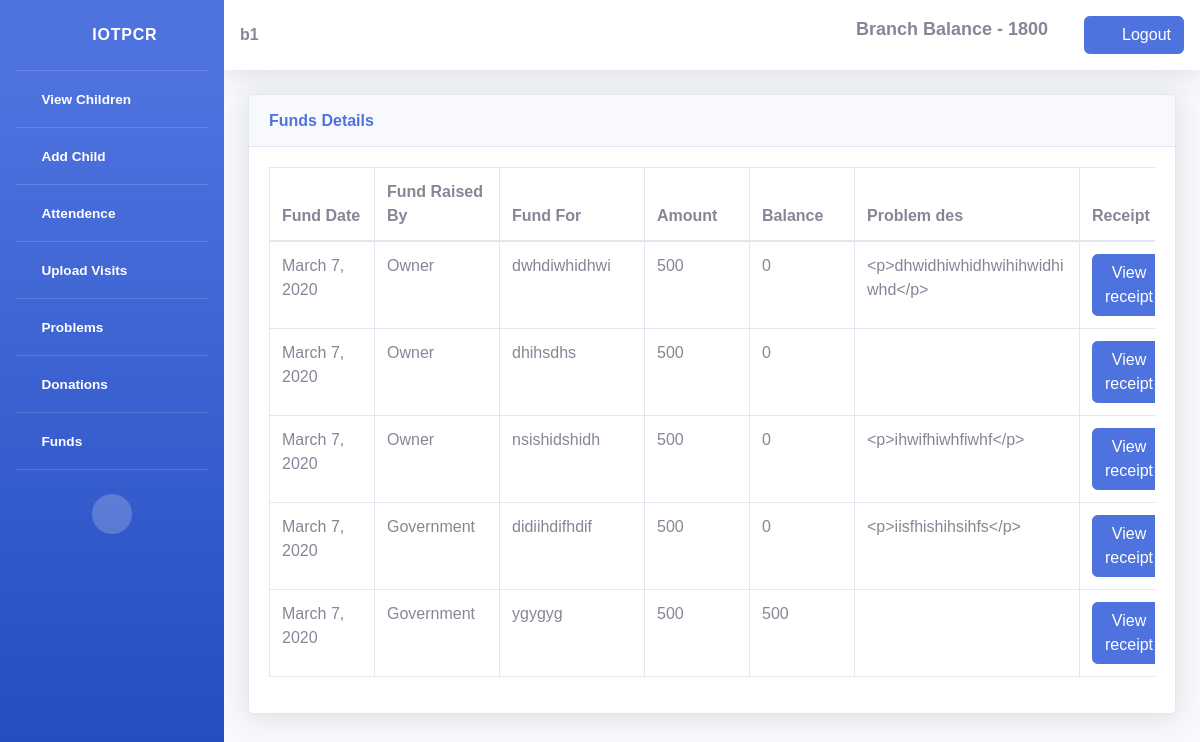
The app's page /govnportal/branch/branchraisedfunds (signed in) with its own data.
### govnportal/models.py (models this page shows)
class Funds(models.Model):
    organization = models.ForeignKey(Organization, on_delete=models.CASCADE)
    branch = models.ForeignKey(Branches, on_delete=models.CASCADE)
    problem = models.ForeignKey(Problem, on_delete=models.CASCADE, null=True)
    fundid = models.IntegerField()
    fundfor = models.CharField(max_length=200)
    fundraisedby = models.CharField(max_length=200)
    amount = models.IntegerField()
    paymentmode = models.CharField(max_length=200)
    paymentimage = models.ImageField()
    date = models.DateField(null=True)
    balance = models.IntegerField(null=True)
    completestatus = models.CharField(max_length=200, null=True)

class Problem(models.Model):
    organization = models.ForeignKey(Organization, on_delete=models.CASCADE)
    branch = models.ForeignKey(Branches, on_delete=models.CASCADE)
    problemname = models.CharField(max_length=200)
    problemdes = models.CharField(max_length=10000)
    problemid = models.IntegerField()
    photo = models.ImageField(null=True)
    date = models.DateField()
    orgacceptance = models.CharField(max_length=100)
    solved = models.CharField(max_length=100)

### govnportal/views.py (the view)
def branchraisedfunds(request):
    link = 'govnportal/branchraisedfunds.html'
    pbranchid = request.session['branchid']
    branchobj = Branches.objects.get(branchid=pbranchid)
    funds = Funds.objects.filter(branch=branchobj)
    branchbal = branchobj.balance
    context = {
        'data': funds,
        'balance': branchbal
    }
    return render(request,link,context)

### govnportal/templates/govnportal/branchraisedfunds.html (shortened to what this page needs)
{% load static %}
<!DOCTYPE html>
<html>
<head>
    <link href="{% static 'vendor/fontawesome-free/css/all.min.css' %}" rel="stylesheet" type="text/css">
    <link href="{% static 'css/sb-admin-2.min.css' %}" rel="stylesheet">
    <link href="{% static 'vendor/datatables/dataTables.bootstrap4.min.css' %}" rel="stylesheet">
</head>
{% if request.session.sessiondata == None %}
<body onload="myFunction()">
</body>
{% else %}
<body id="page-top">
  <div id="wrapper">
    <ul class="navbar-nav bg-gradient-primary sidebar sidebar-dark accordion" id="accordionSidebar">
      <a class="sidebar-brand d-flex align-items-center justify-content-center" href="{% url 'index' %}">
        <div class="sidebar-brand-icon rotate-n-15">
          <i class="fas fa-laugh-wink"></i>
        </div>
        <div class="sidebar-brand-text mx-3">IOTPCR</div>
      </a>
      <hr class="sidebar-divider my-0">
      <li class="nav-item active">
        <a class="nav-link" href="{% url 'branchhome' %}">
          <i class="fas fa-fw fa-tachometer-alt"></i>
          <span>View Children</span></a>
      </li>
      <hr class="sidebar-divider my-0">
      <li class="nav-item active">
        <a class="nav-link" href="{% url 'addchild' %}">
          <i class="fas fa-fw fa-tachometer-alt"></i>
          <span>Add Child</span></a>
      </li>
      <hr class="sidebar-divider my-0">
      <li class="nav-item active">
        <a class="nav-link" href="#" data-toggle="collapse" data-target="#collapseatt" aria-expanded="true" aria-controls="collapseatt">
          <i class="fas fa-fw fa-cog"></i>
          <span>Attendence</span>
        </a>
      </li>
      <hr class="sidebar-divider my-0">
      <li class="nav-item active">
        <a class="nav-link" href="#" data-toggle="collapse" data-target="#collapsevisit" aria-expanded="true" aria-controls="collapsevisit">
          <i class="fas fa-fw fa-cog"></i>
          <span>Upload Visits</span>
        </a>
      </li>
      <hr class="sidebar-divider my-0">
      <li class="nav-item active">
        <a class="nav-link" href="#" data-toggle="collapse" data-target="#collapseprob" aria-expanded="true" aria-controls="collapseprob">
          <i class="fas fa-fw fa-cog"></i>
          <span>Problems</span>
        </a>
      </li>
      <hr class="sidebar-divider my-0">
      <li class="nav-item active">
        <a class="nav-link" href="#" data-toggle="collapse" data-target="#collapsedon" aria-expanded="true" aria-controls="collapsedon">
          <i class="fas fa-fw fa-cog"></i>
          <span>Donations</span>
        </a>
      </li>
      <hr class="sidebar-divider my-0">
      <li class="nav-item active">
        <a class="nav-link" href="#" data-toggle="collapse" data-target="#collapsefund" aria-expanded="true" aria-controls="collapsefund">
          <i class="fas fa-fw fa-cog"></i>
          <span>Funds</span>
        </a>
      </li>
      <hr class="sidebar-divider my-0"><br>
      <div class="text-center d-none d-md-inline">
        <button class="rounded-circle border-0" id="sidebarToggle"></button>
      </div>
      <br><br><br>
    </ul>
  <div id="content-wrapper" class="d-flex flex-column">
    <div id="content">
      <nav class="navbar navbar-expand navbar-light bg-white topbar mb-4 static-top shadow">
        <ul class="navbar-nav">
          <b>{{ request.session.sessiondata }}</b>
        </ul>
        <ul class="navbar-nav ml-auto">
          {% if balance == None %}
          <b style="font-size: large;">Branch Balance - 0</b>&nbsp&nbsp&nbsp&nbsp&nbsp&nbsp&nbsp&nbsp
          {% else %}
          <b style="font-size: large;">Branch Balance - {{ balance }}</b>&nbsp&nbsp&nbsp&nbsp&nbsp&nbsp&nbsp&nbsp
          {% endif %}
          <form action="{% url 'logout' %}" method="POST">
            <button class="btn btn-primary btn-user btn-block"><i class="fas fa-sign-out-alt fa-sm fa-fw mr-2 text-gray-400"></i>Logout</button>
          </form>
        </ul>
      </nav>
    <div class="container-fluid">
      <div class="card shadow mb-4">
        <div class="card-header py-3">
          <h6 class="m-0 font-weight-bold text-primary">Funds Details</h6>
        </div>
        <div class="card-body">
          <div class="table-responsive">
            <table class="table table-bordered" id="dataTable" cellspacing="0">
              <thead>
                <tr>
                  <th>Fund Date</th>
                  <th>Fund Raised By</th>
                  <th>Fund For</th>
                  <th>Amount</th>
                  <th>Balance</th>
                  <th>Problem des</th>
                  <th>Receipt</th>
                </tr>
              </thead>
              <tbody>
              {% for a in data %}
                <tr>
                  <td><div style='width: 80px;'>{{ a.date }}</div></td>
                  <td><div style='width: 100px;'>
                      {% if a.fundraisedby == 'dcpu' %}
                      Government
                      {% elif a.fundraisedby == 'org' %}
                      Owner
                      {% endif %}
                    </div>
                  </td>
                  <td><div style='width: 120px;'>{{ a.fundfor }}</div></td>
                  <td><div style='width: 80px;'>{{ a.amount }}</div></td>
                  <td><div style='width: 80px;'>{{ a.balance }}</div></td>
                  <td><div style='width: 200px;'>
                      {% if a.problem %}
                      {{ a.problem.problemdes }}
                      {% endif %}
                    </div>
                  </td>
                  <td><a href="{{ a.paymentimage.url }}" class="btn btn-primary btn-user btn-block" >View receipt</a></td>
                </tr>
              {%endfor%}
            </tbody>
            </table>
          </div>
        </div>
      </div>
    </div>
</div>
</div>
</div>
</body>
{% endif %}
</html>

### govnportal/templates/govnportal/branchraisedfunds.html (style rules this page uses)
body { font-family: Arial, Helvetica, sans-serif; }

### records on screen
Funds: date "March 7, 2020", fundraisedby "Owner", fundfor "dwhdiwhidhwi", amount "500", balance "0", problem.problemdes "<p>dhwidhiwhidhwihihwidhiwhd</p>"
Funds: date "March 7, 2020", fundraisedby "Owner", fundfor "dhihsdhs", amount "500", balance "0"
Funds: date "March 7, 2020", fundraisedby "Owner", fundfor "nsishidshidh", amount "500", balance "0", problem.problemdes "<p>ihwifhiwhfiwhf</p>"
Funds: date "March 7, 2020", fundraisedby "Government", fundfor "didiihdifhdif", amount "500", balance "0", problem.problemdes "<p>iisfhishihsihfs</p>"
Funds: date "March 7, 2020", fundraisedby "Government", fundfor "ygygyg", amount "500", balance "500"

### other values on screen
{{ request.session.sessiondata }} "b1"
{{ balance }} "1800"
